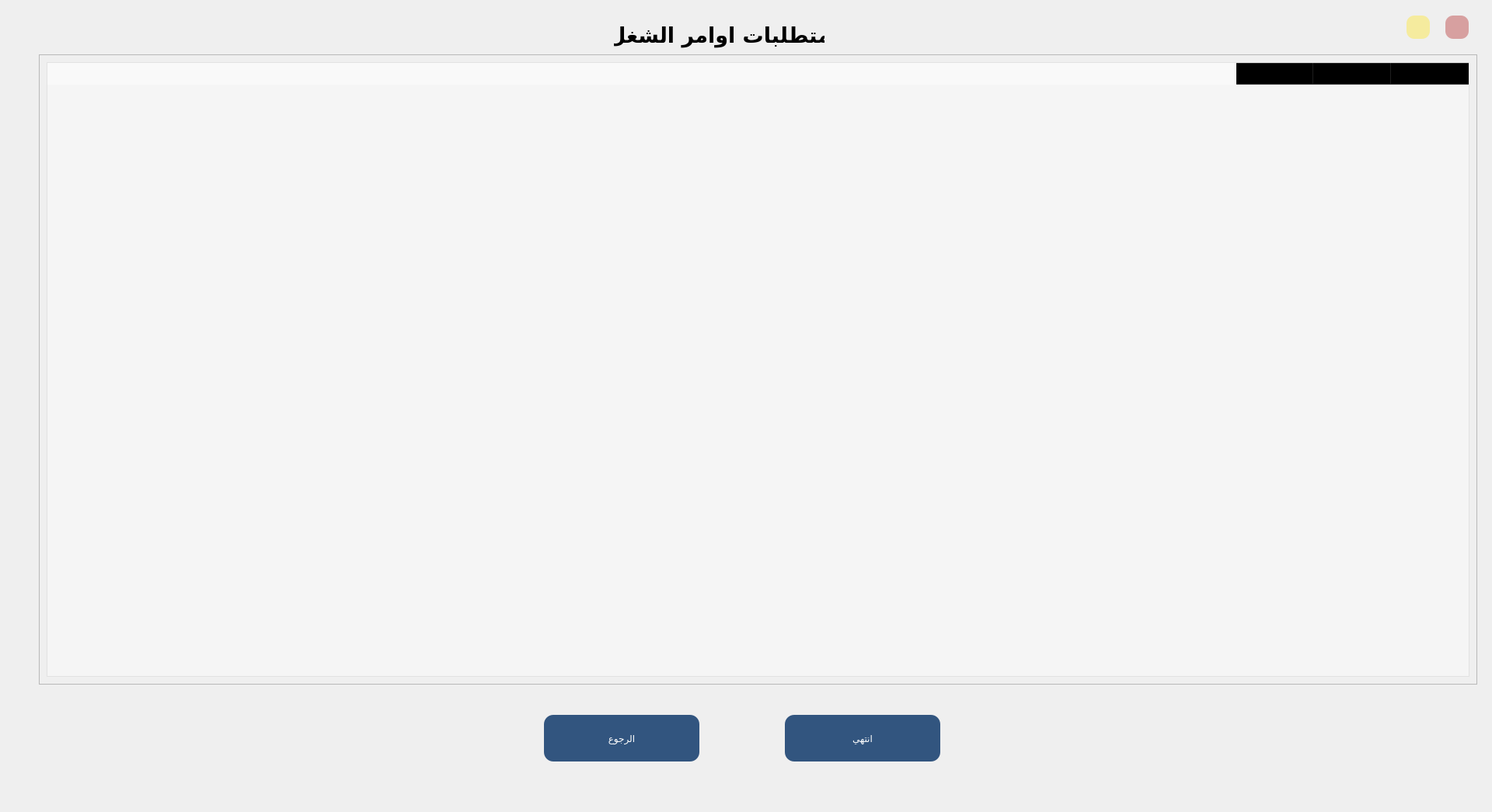
<?xml version="1.0" encoding="UTF-8"?>
<ui version="4.0">
 <class>Form</class>
 <widget class="QWidget" name="Form">
  <property name="geometry">
   <rect>
    <x>0</x>
    <y>0</y>
    <width>1920</width>
    <height>1045</height>
   </rect>
  </property>
  <property name="minimumSize">
   <size>
    <width>1340</width>
    <height>810</height>
   </size>
  </property>
  <property name="windowTitle">
   <string>Form</string>
  </property>
  <widget class="QLabel" name="label">
   <property name="geometry">
    <rect>
     <x>790</x>
     <y>20</y>
     <width>271</width>
     <height>51</height>
    </rect>
   </property>
   <property name="maximumSize">
    <size>
     <width>271</width>
     <height>71</height>
    </size>
   </property>
   <property name="font">
    <font>
     <family>Thunder Lord</family>
     <pointsize>20</pointsize>
     <weight>75</weight>
     <bold>true</bold>
    </font>
   </property>
   <property name="text">
    <string>متطلبات اوامر الشغل</string>
   </property>
   <property name="alignment">
    <set>Qt::AlignCenter</set>
   </property>
  </widget>
  <widget class="QFrame" name="frame">
   <property name="geometry">
    <rect>
     <x>50</x>
     <y>70</y>
     <width>1851</width>
     <height>811</height>
    </rect>
   </property>
   <property name="frameShape">
    <enum>QFrame::StyledPanel</enum>
   </property>
   <property name="frameShadow">
    <enum>QFrame::Raised</enum>
   </property>
   <layout class="QGridLayout" name="gridLayout">
    <item row="0" column="0">
     <widget class="QTableWidget" name="tableWidget">
      <property name="font">
       <font>
        <pointsize>15</pointsize>
       </font>
      </property>
      <property name="layoutDirection">
       <enum>Qt::RightToLeft</enum>
      </property>
      <property name="autoFillBackground">
       <bool>false</bool>
      </property>
      <property name="styleSheet">
       <string notr="true">background-color: rgb(255, 255, 255,100);</string>
      </property>
      <property name="editTriggers">
       <set>QAbstractItemView::SelectedClicked</set>
      </property>
      <property name="tabKeyNavigation">
       <bool>false</bool>
      </property>
      <property name="showDropIndicator" stdset="0">
       <bool>false</bool>
      </property>
      <property name="dragDropOverwriteMode">
       <bool>false</bool>
      </property>
      <property name="selectionBehavior">
       <enum>QAbstractItemView::SelectRows</enum>
      </property>
      <column>
       <property name="text">
        <string>اسم الطلب</string>
       </property>
       <property name="textAlignment">
        <set>AlignCenter</set>
       </property>
      </column>
      <column>
       <property name="text">
        <string>الكميه</string>
       </property>
       <property name="textAlignment">
        <set>AlignCenter</set>
       </property>
      </column>
      <column>
       <property name="text">
        <string>اسم الطالب</string>
       </property>
       <property name="textAlignment">
        <set>AlignCenter</set>
       </property>
      </column>
     </widget>
    </item>
   </layout>
  </widget>
  <widget class="QPushButton" name="details_btn">
   <property name="geometry">
    <rect>
     <x>1010</x>
     <y>920</y>
     <width>200</width>
     <height>60</height>
    </rect>
   </property>
   <property name="minimumSize">
    <size>
     <width>200</width>
     <height>60</height>
    </size>
   </property>
   <property name="maximumSize">
    <size>
     <width>16777215</width>
     <height>16777215</height>
    </size>
   </property>
   <property name="styleSheet">
    <string notr="true">font: 11pt &quot;Acumin Pro&quot;;
color: rgb(255, 255, 255);
background-color: rgb(50, 85, 127);

 border-radius: 12px;
</string>
   </property>
   <property name="text">
    <string>انتهي</string>
   </property>
  </widget>
  <widget class="QPushButton" name="bck_btn">
   <property name="geometry">
    <rect>
     <x>700</x>
     <y>920</y>
     <width>200</width>
     <height>60</height>
    </rect>
   </property>
   <property name="minimumSize">
    <size>
     <width>200</width>
     <height>60</height>
    </size>
   </property>
   <property name="maximumSize">
    <size>
     <width>16777215</width>
     <height>16777215</height>
    </size>
   </property>
   <property name="styleSheet">
    <string notr="true">font: 11pt &quot;Acumin Pro&quot;;
color: rgb(255, 255, 255);
background-color: rgb(50, 85, 127);

 border-radius: 12px;
</string>
   </property>
   <property name="text">
    <string>الرجوع</string>
   </property>
  </widget>
  <widget class="QLabel" name="label_3">
   <property name="geometry">
    <rect>
     <x>-10</x>
     <y>0</y>
     <width>1920</width>
     <height>1080</height>
    </rect>
   </property>
   <property name="minimumSize">
    <size>
     <width>1361</width>
     <height>821</height>
    </size>
   </property>
   <property name="maximumSize">
    <size>
     <width>16777215</width>
     <height>16777215</height>
    </size>
   </property>
   <property name="text">
    <string/>
   </property>
   <property name="pixmap">
    <pixmap resource="app_resources.qrc">:/login/images/backgroung/3433814.jpg</pixmap>
   </property>
   <property name="scaledContents">
    <bool>true</bool>
   </property>
  </widget>
  <widget class="QPushButton" name="exit_btn">
   <property name="geometry">
    <rect>
     <x>1860</x>
     <y>20</y>
     <width>30</width>
     <height>30</height>
    </rect>
   </property>
   <property name="minimumSize">
    <size>
     <width>30</width>
     <height>30</height>
    </size>
   </property>
   <property name="maximumSize">
    <size>
     <width>161</width>
     <height>161</height>
    </size>
   </property>
   <property name="styleSheet">
    <string notr="true">QPushButton {
	background-color: rgb(178, 39, 39,100);
    color: #FFFFFF;
    padding: 2px;
    font: bold 15px;
    border-width: 6px;
    border-radius: 10px;
    border-color: #2752B8;
}
QPushButton:hover {
    background-color: #827397;
}</string>
   </property>
   <property name="text">
    <string/>
   </property>
   <property name="icon">
    <iconset resource="app_resources.qrc">
     <normaloff>:/icons/icons/icons8-close-window-96.png</normaloff>:/icons/icons/icons8-close-window-96.png</iconset>
   </property>
   <property name="iconSize">
    <size>
     <width>20</width>
     <height>20</height>
    </size>
   </property>
  </widget>
  <widget class="QPushButton" name="minimize_btn">
   <property name="geometry">
    <rect>
     <x>1810</x>
     <y>20</y>
     <width>30</width>
     <height>30</height>
    </rect>
   </property>
   <property name="minimumSize">
    <size>
     <width>30</width>
     <height>30</height>
    </size>
   </property>
   <property name="maximumSize">
    <size>
     <width>161</width>
     <height>161</height>
    </size>
   </property>
   <property name="styleSheet">
    <string notr="true">QPushButton {
	background-color: rgb(255, 229, 32,100);
    color: #FFFFFF;
    padding: 2px;
    font: bold 15px;
    border-width: 6px;
    border-radius: 10px;
    border-color: #2752B8;
}
QPushButton:hover {
    background-color: #827397;
}</string>
   </property>
   <property name="text">
    <string/>
   </property>
   <property name="icon">
    <iconset resource="app_resources.qrc">
     <normaloff>:/icons/icons/icons8-subtract-16.png</normaloff>:/icons/icons/icons8-subtract-16.png</iconset>
   </property>
   <property name="iconSize">
    <size>
     <width>30</width>
     <height>30</height>
    </size>
   </property>
  </widget>
  <zorder>label_3</zorder>
  <zorder>label</zorder>
  <zorder>frame</zorder>
  <zorder>details_btn</zorder>
  <zorder>bck_btn</zorder>
  <zorder>exit_btn</zorder>
  <zorder>minimize_btn</zorder>
 </widget>
 <resources>
  <include location="app_resources.qrc"/>
  <include location="app_resources.qrc"/>
  <include location="C:/Users/abdoa/.designer/backup/app_resources.qrc"/>
 </resources>
 <connections/>
</ui>
